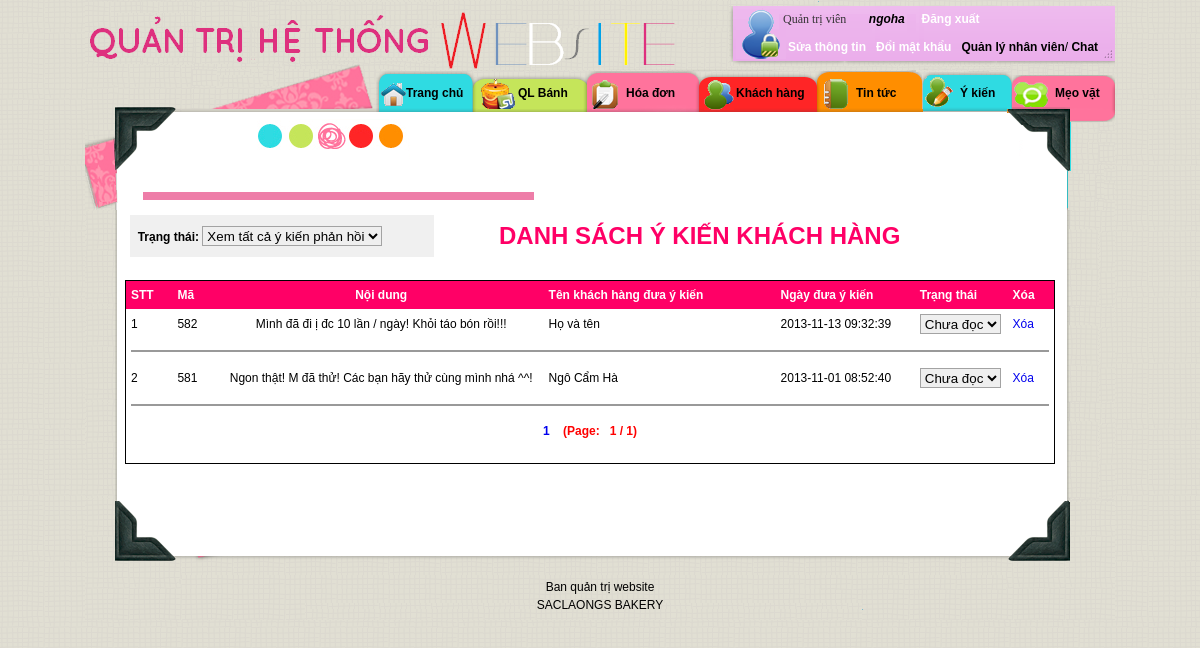
/admin/admin.php?go=comment_list&status=2 (signed in), run on the app's committed database.
### tables this page shows
CREATE TABLE IF NOT EXISTS `comment` (
  `ComID` int(11) NOT NULL AUTO_INCREMENT,
  `CusID` int(11) NOT NULL,
  `ProID` int(11) NOT NULL,
  `DateSend` datetime NOT NULL,
  `Content` text,
  `Status` tinyint(4) NOT NULL DEFAULT '1',
  PRIMARY KEY (`ComID`)
);

CREATE TABLE IF NOT EXISTS `customer` (
  `CusID` int(11) NOT NULL AUTO_INCREMENT,
  `RegDate` date NOT NULL,
  `CusUser` varchar(25) NOT NULL,
  `CusPass` varchar(32) NOT NULL,
  `CusName` varchar(50) NOT NULL,
  `CusPhone` varchar(30) DEFAULT NULL,
  `CusAdd` varchar(255) NOT NULL,
  `CusEmail` varchar(50) NOT NULL,
  `CusGender` tinyint(4) NOT NULL DEFAULT '1',
  `CusQues` tinyint(4) NOT NULL,
  `CusAns` varchar(250) NOT NULL,
  `CusStatus` tinyint(4) NOT NULL DEFAULT '1',
  `TotalPurchase` int(11) NOT NULL,
  `CusImage` varchar(100) DEFAULT 'default.png',
  PRIMARY KEY (`CusID`),
  UNIQUE KEY `CusUser` (`CusUser`),
  UNIQUE KEY `CusEmail` (`CusEmail`)
);

### admin/comment/comment_list.php (the view, shortened to what this page needs)
<?
	$record_per_page = 10;
	$pagenum = $_GET["page"];
	$statusid=$_REQUEST['status'];
	$page = "admin.php?go=comment_list&status=".$statusid;
	if($statusid==2){
		$sql_comment="SELECT * FROM comment,customer WHERE comment.CusID=customer.CusID order by ComID desc";
	}else{
		$sql_comment="SELECT * FROM comment,customer WHERE comment.CusID=customer.CusID AND Status=".$statusid." order by ComID desc";
	}
	$re_comment=mysql_query($sql_comment,$cnn);
	$totalpage =ceil( mysql_num_rows($re_comment) / $record_per_page);
	if(!$pagenum || $pagenum <=0 || $pagenum > $totalpage){
		$pagenum = 1;
	}
	if($pagenum == 1){
		$from = 0;
	}else{
		$from = ($pagenum-1)*$record_per_page;
	}
	$sql_comment =$sql_comment." LIMIT ".$from.",".$record_per_page;
	$re_comment=mysql_query($sql_comment,$cnn);
?>
<table width="100%" align="center" cellpadding="5" cellspacing="0">
  <tr>
    <td colspan="8" align="center">
		<table width="100%" border="0" cellspacing="0">
		  <tr>
			<td width="33%" height="40"  bgcolor="#F0F0F0"><span style="font-weight:bold">&nbsp;&nbsp;Trạng thái:</span>
              <select class="tableboxinput" name="SelectCustomer" id="SelectCustomer" onchange="location.href='admin.php?go=comment_list&status='+this.value">
                <?
			if($statusid==2)
			{
			?>
                <option value="2">Xem tất cả ý kiến phản hồi</option>
                <?
			}else if($statusid==1){
			?>
                <option value="2">Xem tất cả ý kiến phản hồi</option>
                <option value="1" selected="selected">Các ý kiến chưa đọc</option>
                <option value="0">Các ý kiến đã đọc</option>
                <?
			}else if($statusid==0){
			?>
                <option value="2">Xem tất cả ý kiến phản hồi</option>
                <option value="1">Các ý kiến chưa đọc</option>
                <option value="0" selected="selected">Các ý kiến đã đọc</option>
                <?
			}
			?>
              </select>			</td>
		    <td width="7%" align="left">&nbsp;</td>
		    <td width="60%" align="left"><span class="style1">DANH SÁCH Ý KIẾN KHÁCH HÀNG</span></td>
		  </tr>
	  </table>
        <p>&nbsp;</p></td>
  </tr></table>
  <div class="table2">
  <table width="100%"  cellspacing="0" cellpadding="5" >
    <tr bgcolor="#333333">
	  <td width="5%" valign="middle" bgcolor="#FF0066"><span align="center" class="style2">STT</span></td>
	  <td width="5%" align="left" valign="middle" bgcolor="#FF0066"><span align="center" class="style2">M&atilde;</span></td>
      <td width="35%" align="center" valign="middle" bgcolor="#FF0066"><span align="center" class="style2">N&#7897;i dung </span></td>
	  <td width="25%" valign="middle" bgcolor="#FF0066"><span align="center" class="style2">T&ecirc;n kh&aacute;ch h&agrave;ng &#273;&#432;a &yacute; ki&#7871;n </span></td>
      <td width="15%" valign="middle" bgcolor="#FF0066"><span align="center" class="style2">Ng&agrave;y &#273;&#432;a &yacute; ki&#7871;n</span></td>
      <td width="10%" valign="middle" bgcolor="#FF0066"><span align="center" class="style2">Tr&#7841;ng th&aacute;i</span></td>
      <td width="5%" valign="middle" bgcolor="#FF0066"><span align="center" class="style2">X&oacute;a</span></td>
    </tr>
	<?
	$t=0;
	while($row_comment=mysql_fetch_array($re_comment))
	{
	$t++;
	?>
    <tr onmouseover="this.className='over'" onmouseout="this.className='out'">
	  <td width="5%" valign="middle" onclick="location.href='admin.php?go=comment_detail&action=detail&comid=<? echo($row_comment['ComID']);?>'"><?php echo($t);?></td>
      <td width="5%" align="left" valign="middle" onclick="location.href='admin.php?go=comment_detail&action=detail&comid=<? echo($row_comment['ComID']);?>'"><? echo($row_comment['ComID']);?></td>
      <td width="35%" align="center" valign="middle" onclick="location.href='admin.php?go=comment_detail&action=detail&comid=<? echo($row_comment['ComID']);?>'"><? echo($row_comment['Content']);?></td>
	  <td width="25%" valign="middle" onclick="location.href='admin.php?go=comment_detail&action=detail&comid=<? echo($row_comment['ComID']);?>'"><? echo($row_comment['CusName']);?></td>
      <td valign="middle" onclick="location.href='admin.php?go=comment_detail&action=detail&comid=<? echo($row_comment['ComID']);?>'"><? echo($row_comment['DateSend']);?></td>
      <td valign="middle">
        <select  class="tableboxinput" name="selectcomment" onchange="location.href='admin.php?go=comment_list&status=<? echo $statusid ?>&action=update&comid=<? echo($row_comment['ComID']);?>&comstatus='+this.value">
            <?
			if($row_comment['Status']==1){
			?>
            <option value="1">Chưa đọc</option>
            <?
			 }else if($row_comment['Status']==0){
			?>
            <option value="0">Đã đọc</option>
            <option value="1">Chưa đọc</option>
            <?
			}
			?>
        </select>
      </td>
      <td valign="middle"><a href='admin.php?go=comment_list&status=<? echo $statusid ?>&action=delete&comid=<? echo($row_comment['ComID']);?>' onClick="if(confirm('Bạn thực sự muốn xóa ý kiến này?')) return true; else return false;">Xóa</a></td>
    </tr>
	<tr>
		<td colspan="7"><hr color="#999999" size="2" /></td>
	</tr>
	<?
	}
	?>
	<tr  style="font-size:12px; font-weight:bold">
	  <td colspan="7" align="center" valign="bottom" >
	  <?
		for($i =1; $i<=$totalpage;$i++)
		{
			if ($i==1){
				echo "<a href='".$page."&page=".$i."' >".$i."</a>"	;
			}else{
			if($pagenum==$i)
				echo " | <a href='".$page."&page=".$i."'><B><font color=red><u>".$i."</u></font></B></a>";
			else
				echo " | <a href='".$page."&page=".$i."'>".$i."</a>";
			}
		}
		echo("<font color=red>  &nbsp; &nbsp;(Page: &nbsp; ".$pagenum."&nbsp;/&nbsp;".$totalpage.")");
		?>
	  </td>
    </tr>
</table><br />
  </div>
  <br /><br />

### admin/styleadmin.css (style rules this page uses)
html, body, div, span, h1, h2, h3, h4, h5, h6, p, blockquote, pre, a, em, font, img, small, strike, strong, b, u, i, center, dl, dt, dd, ol, ul, li, fieldset, form { margin: 0; padding: 0; border: 0; outline: 0; font-size:100%; vertical-align:baseline; background: transparent; }
body { font-family: Verdana, Arial, Helvetica, sans-serif; font-size:75%; line-height: 1.5em; background: url(images/bgpage.png) repeat; position: relative; }
a { text-decoration: none; }
.style1 { font-size: 24px; font-weight: bold; color: #FF0066; }
.style2 { color: #FFFFFF; font-weight: bold; }
.table2 { border: 1px solid threedshadow; -moz-border-radius: 0px 0px 10px 10px; }
.tableboxinput { height:20px; border: 1px solid threedshadow; -moz-border-radius:5px 5px 5px 5px; border-color: #A3A3A3; }

### data on the page
comment: ComID "582", Content "Mình đã đi ị đc 10 lần / ngày! Khỏi táo bón rồi!!!", CusID.CusName "Họ và tên", DateSend "2013-11-13 09:32:39", selectcomment "Chưa đọc"
comment: ComID "581", Content "Ngon thật! M đã thử! Các bạn hãy thử cùng mình nhá ^^!", CusID.CusName "Ngô Cẩm Hà", DateSend "2013-11-01 08:52:40", selectcomment "Chưa đọc"

### other printed values
$_SESSION['UserAd'] "ngoha"
$pagenum "1"
$totalpage "1"
